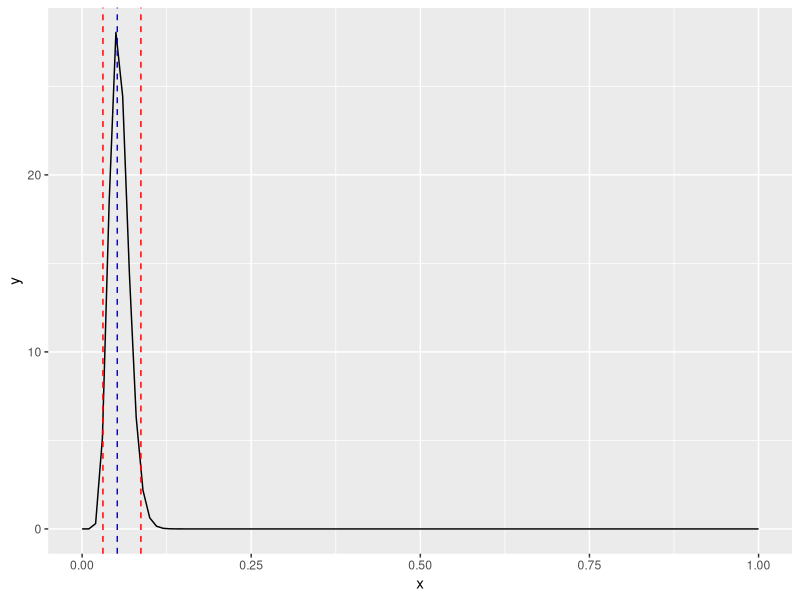
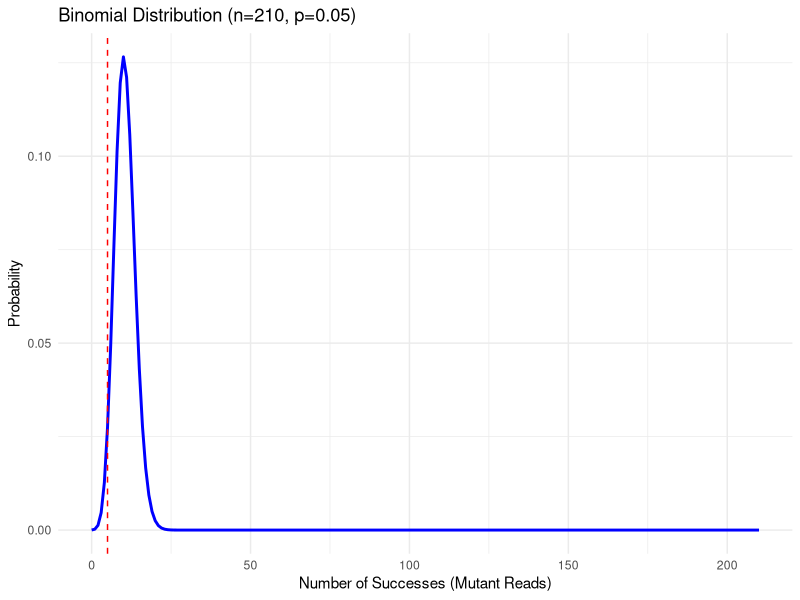
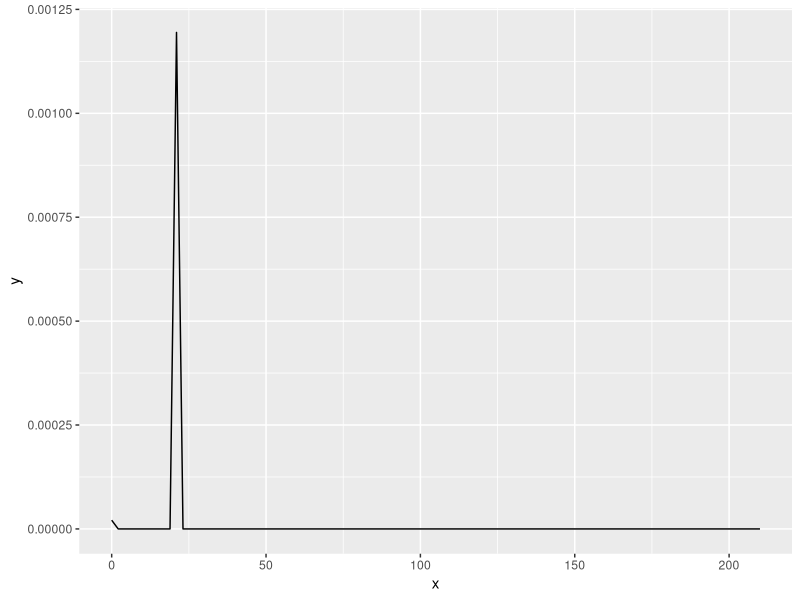
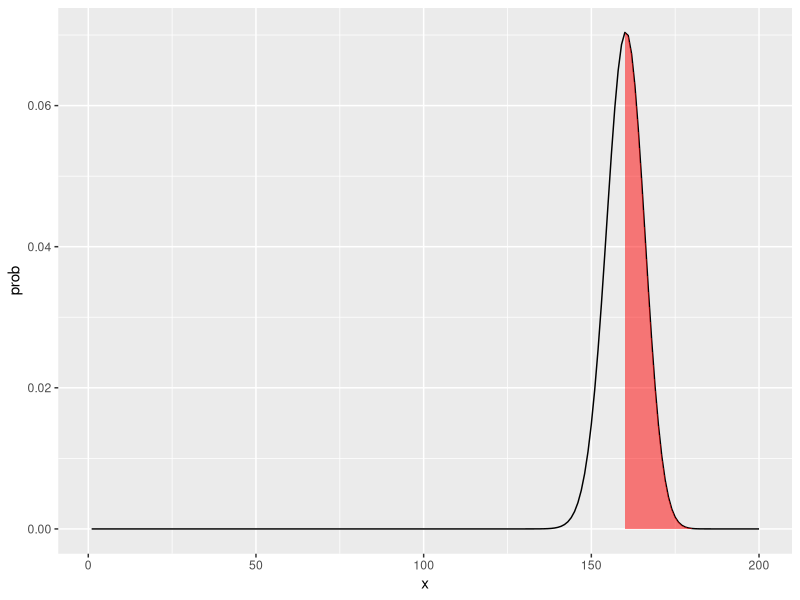

The R script that drew these images, in order: (Note: this script raises an error after producing the figures.)

require(tidyverse)

depth <- 30
alt <- 25

mut_VAF_CI <- Vectorize(function(depth, alt, plot=FALSE){
  
  alpha = alt + 1
  beta = depth - alt + 1
  
  
  CI <- qbeta(c(0.025,0.975), alpha, beta)
  
  VAF_hat <- alt/depth
  
  CI_low <- CI[1]
  CI_up <- CI[2]
  
  if(plot==TRUE){
    
    gg <- ggplot(data.frame(x=c(0, 1)), aes(x=x)) + 
      stat_function(fun = function(x) dbeta(x, alpha, beta) ) + 
      geom_vline(xintercept = VAF_hat, colour="blue", linetype=2) +
      geom_vline(xintercept = CI, colour="red", linetype=2)
    print(gg)
  }
  
  out <- c(CI_low= CI_low, VAF_hat= VAF_hat, CI_up= CI_up)
  out
  
})


# mut_VAF_CI(59, 10)
# 
# df <- data.frame(DEP=c(50,67,43,100,10), ALT= c(3,56,34,10,4))
# 
# mut_VAF_CI(df$DEP, df$ALT)




mut_VAF_CI(250, 13, plot=T)


dbinom(10, 100, 0.10)

pbinom(10, 250, 0.1, lower.tail = F)

pbinom(5, 233, 0.05, lower.tail = F)



library(ggplot2)

# Parameters
size <- 210
prob <- 0.05
x <- 0:size

# Calculate PMF
pmf <- dbinom(x, size, prob)

# Create data frame
df_pmf <- data.frame(x, pmf)

# Plot PMF with ggplot2 as a line plot
ggplot(df_pmf, aes(x = x, y = pmf)) +
  geom_line(color = "blue", size = 1) +
  labs(title = "Binomial Distribution (n=210, p=0.05)",
       x = "Number of Successes (Mutant Reads)",
       y = "Probability") +
  geom_vline(xintercept = 5, color = "red", linetype = "dashed") +
  theme_minimal() 

pbinom(5, 207, 0.05, lower.tail = F)

qbinom(c(0.05,0.95), 207, 0.05)

207*0.05


 ggplot(data.frame(x=c(0, 210)), aes(x=x)) + 
      stat_function(fun = function(x) dbinom(x, size, prob) )



library(ggplot2)
df <- data.frame(x=1:200, prob=dbinom(1:200, 200, prob=0.8))
ggplot(df, aes(x = x, y = prob)) + 
   geom_line() +
   geom_ribbon(data = subset(df, x >= 160 & x <= 200),
               aes(ymax = prob),
               ymin = 0,
               fill = "red",
               colour = NA, 
               alpha = 0.5)




prop.test(1000, 520, 0.5, alternative = "two.sided", conf.level = 0.95)
